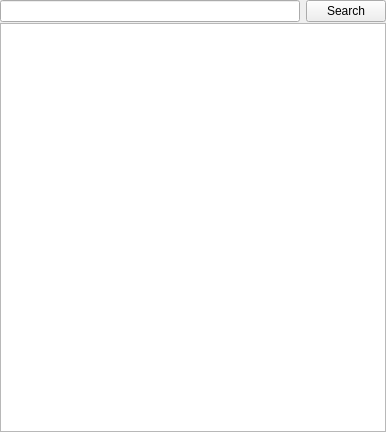
<?xml version="1.0" encoding="UTF-8"?>
<ui version="4.0">
 <class>CSearchWidget</class>
 <widget class="QWidget" name="CSearchWidget">
  <property name="geometry">
   <rect>
    <x>0</x>
    <y>0</y>
    <width>386</width>
    <height>432</height>
   </rect>
  </property>
  <property name="windowTitle">
   <string>CSearchWidget</string>
  </property>
  <layout class="QVBoxLayout" name="verticalLayout">
   <property name="spacing">
    <number>1</number>
   </property>
   <property name="margin">
    <number>0</number>
   </property>
   <item>
    <layout class="QHBoxLayout" name="horizontalLayout">
     <item>
      <widget class="QLineEdit" name="searchEdit"/>
     </item>
     <item>
      <widget class="QPushButton" name="searchButton">
       <property name="text">
        <string>Search</string>
       </property>
      </widget>
     </item>
    </layout>
   </item>
   <item>
    <widget class="QListWidget" name="resultsListWidget">
     <property name="selectionMode">
      <enum>QAbstractItemView::NoSelection</enum>
     </property>
    </widget>
   </item>
  </layout>
 </widget>
 <layoutdefault spacing="6" margin="11"/>
 <resources/>
 <connections/>
</ui>
